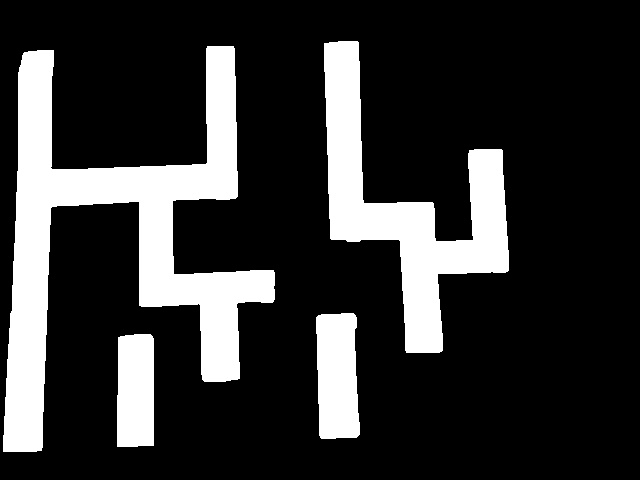
#> input picture Maze_soln/files/maze/frame_bkp.jpg, 640 x 480 px, given in place of frame.jpg, which was not available
$ python finder.py
#> lines starting #> are read from the running program, lines starting #| are printed output that depends on the picture; after the words box and inside, x2 and y2 are one past the last pixel; in counts of white or black regions, pixels touching at a corner belong together; pictures that were not available may be replaced by others from this repository, and a replacement may not be noted
### Maze_soln/files/maze/grid.py
import cv2
import numpy as np

class gridmaker:
    def __init__(self,s):
#> called with s = 13
        self.s=s
        self.img=cv2.imread("E:/Python_Projects/Maze_soln/files/maze/frame.jpg",0)
#> self.img is the input picture: shape (480, 640); min 0, max 255, mean 52
        self.h,self.w=self.img.shape
#> self.h = 480; self.w = 640
        self.grid=np.zeros(shape=(60,60))
    def iswhite(self,a,b,block):
        h,w=block.shape
        #print("iswhite="+str(a)+",,"+str(b))
        count=0
        for i in range(b,b+20):
            for j in range(a,a+20):
                if(i<self.h and j<self.w):
                    if(block[i][j]>0):
                        count=count+1
        if(count>255):
            return True
        return False


    def returnGrid(self):
        for i in range(0,self.w,self.s):
            for j in range(0,self.h,self.s):
                if(self.iswhite(i,j,self.img)):
                    #print ("i="+str(i)+"j="+str(j))
                    self.grid[int(j/self.s)][int(i/self.s)]=1
                    #cv2.rectangle(self.img,(i,j),(i+self.s,j+self.s),(255,0,0),-1)
                #else:
                    #cv2.rectangle(frame,(i,j),(i+self.s,j+self.s),(255,0,0),1)

        return self.grid

### Maze_soln/files/maze/pathsolver.py
import numpy as np
import matplotlib.pyplot as plt
import heapq

class solver:
    def __init__(self):
        pass

    def hue(self,a,b):
        return np.sqrt((a[0]-b[0])**2 + (a[1]-b[1])**2)

    def astar(self,start,end,grid):
        neighbours=[(0,1),(0,-1),(1,0),(-1,0),(1,1),(1,-1),(-1,1),(-1,-1)]
        heap=[]
        closed_list=set()
        gscore={start:0}
        fscore={start:self.hue(start,end)}
        parent={}
        heapq.heappush(heap,(fscore[start],start))
        while heap:
            current=heapq.heappop(heap)[1]
            closed_list.add(current)
            if(current==end):
                data=[]
                while current in parent:
                    data.append(current)
                    current=parent[current]
                return data

            for i,j in neighbours:
                neighbour=current[0]+i,current[1]+j
                tgscore=gscore[current]+self.hue(current,neighbour)
                if 0<=neighbour[0]<grid.shape[0]:
                    if 0<=neighbour[1]<grid.shape[1]:
                        if grid[neighbour[0]][neighbour[1]]:
                            continue
                    else:
                        continue
                else:
                    continue
                if neighbour in closed_list and tgscore>=gscore.get(neighbour,0):
                    continue
                if tgscore<gscore.get(neighbour,0) or neighbour not in [i[1] for i in heap]:
                    parent[neighbour]=current
                    gscore[neighbour]=tgscore
                    fscore[neighbour]=tgscore+self.hue(neighbour,end)
                    heapq.heappush(heap,(fscore[neighbour],neighbour))

        return False

### Maze_soln/files/maze/finder.py
import cv2
import numpy as np
from grid import gridmaker
import matplotlib.pyplot as plt
from pathsolver import solver
devider=13
cell_factor=0.042 #25/640=0.042
obj=gridmaker(devider)
solve=solver()
font = cv2.FONT_HERSHEY_SIMPLEX
map_img=cv2.imread('E:/Python_Projects/Maze_soln/files/waear_house/warehouse-layout1.png')
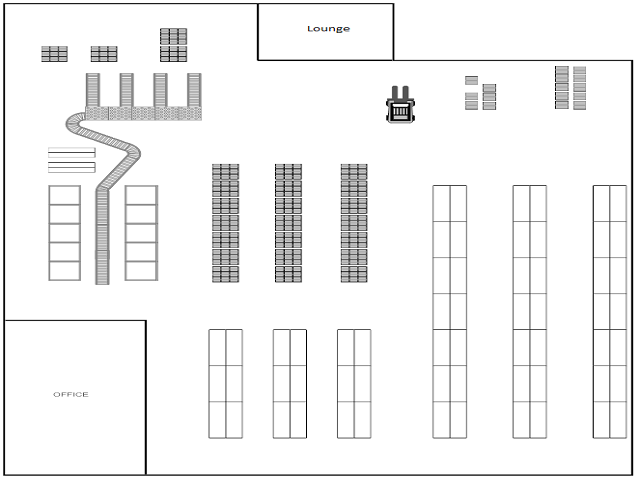
#> input picture Maze_soln/files/waear_house/warehouse-layout1.png, 640 x 480 px, found by its file name
#> map_img is the input picture: shape (480, 640, 3); mean B, G, R 242, 242, 242
cv2.putText(map_img, 'L=25 m , W=20 m', (400,20), font, 0.5, (250, 100, 125), 2, cv2.LINE_4)
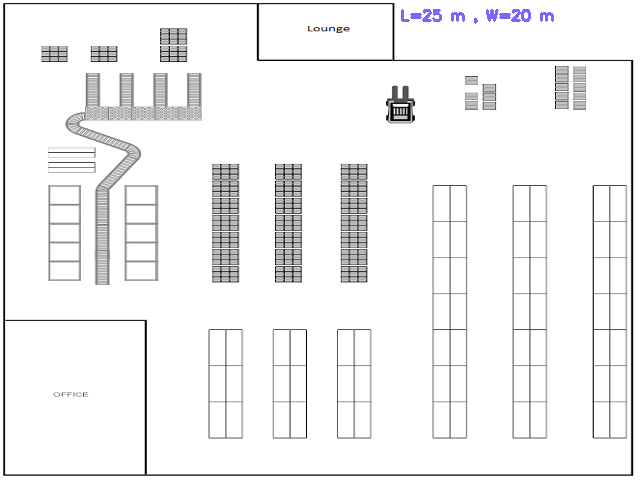
#> map_img: shape (480, 640, 3); 0.27% of pixels changed, all inside (x1, y1, x2, y2) = (401, 9, 554, 24)

def line(route):
    xc=[]
    yc=[]
    for i in (range(0,len(route))):
        x=route[i][0]
        y=route[i][1]
        print ("x="+str(x)+" y="+str(y))
        xc.append(x)
        yc.append(y)

    return xc,yc
def drawpath(xc,yc):
    i=0
    print (xc)
    print (len(xc))
    for x in range(len(xc)-1):
         print (i)
         if(i==0):
          print ("drawn circle")
          image1 = cv2.circle(map_img,(yc[i]*devider,xc[i]*devider), radius=10, color=(0, 0, 255), thickness=-1)
         elif (i==(len(xc)-2)):
           image1 = cv2.circle(map_img,(yc[i+1]*devider,xc[i+1]*devider), radius=10, color=(0, 0, 255), thickness=-1)

         image1 = cv2.line(map_img,(yc[i]*devider,xc[i]*devider), (yc[i+1]*devider,xc[i+1]*devider), color=(0, 255, 0), thickness=4)
         cv2.putText(map_img, 'Distance = '+str(len(xc)*devider*cell_factor)+" m", (400,40), font, 0.5, (250, 100, 125), 2, cv2.LINE_4)
         i+=1
    return image1


# [16 lines of commented-out code are left out]

def main():
    print  ("in main")

    frame=cv2.imread('E:/Python_Projects/Maze_soln/files/waear_house/warehouse_edit2.png')
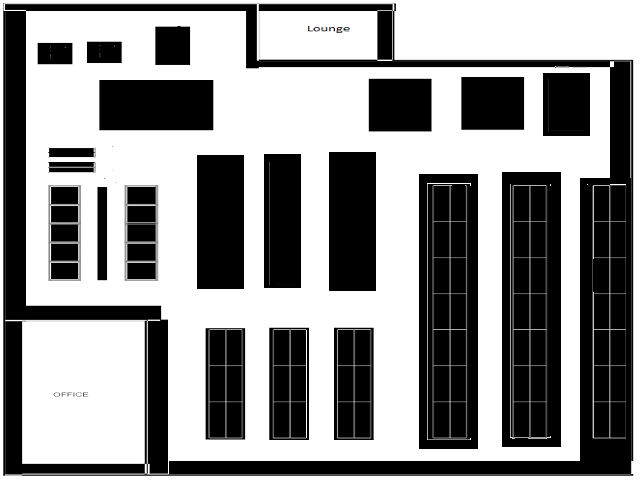
#> input picture Maze_soln/files/waear_house/warehouse_edit2.png, 640 x 480 px, found by its file name
#> frame is the input picture: shape (480, 640, 3); mean B, G, R 144.8, 144.8, 144.8
    frame=cv2.cvtColor(frame,cv2.COLOR_BGR2GRAY)
#> frame: shape (480, 640)
    th,frame=cv2.threshold(frame,100,255,cv2.THRESH_BINARY)
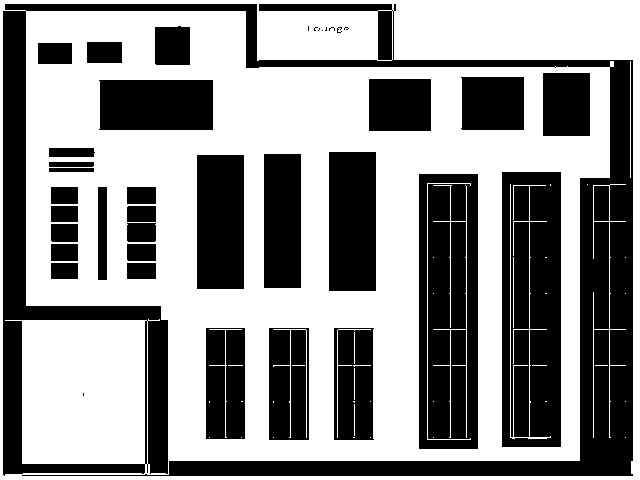
#> frame: shape (480, 640); 57% white; 40 black regions (9 under 20 px), largest, box (x1, y1, x2, y2) and area: (3, 4, 633, 476) 46364, (502, 172, 561, 447) 15271, (419, 174, 478, 449) 15251
    frame=cv2.bitwise_not(frame)
    frame=cv2.dilate(frame,None,iterations=5)
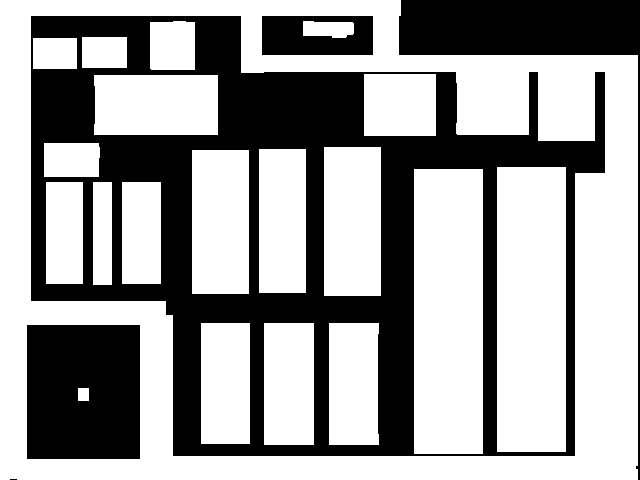
#> frame: shape (480, 640); 62% white; 5 black regions (1 under 20 px), largest, box (x1, y1, x2, y2) and area: (31, 16, 605, 456) 84045, (27, 325, 140, 459) 14999, (399, 0, 640, 480) 14079, (262, 16, 373, 55) 3584
    cv2.imwrite("frame.jpg",frame)
    #cv2.imshow("thresh img ",frame)


    global obj,solve
    fig,ax=plt.subplots()
    grid=obj.returnGrid()
#> after the loop in returnGrid, `for i in range(0,self.w,self.s):`:
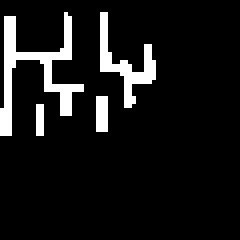
#> self.grid: shape (60, 60) float64 (shown 4 times larger); values 0 (black) and 1 (white), 9% white in thin lines or dots, all inside (x1, y1, x2, y2) = (0, 3, 39, 34)
    ax.imshow(grid,cmap=plt.cm.Spectral)
    plt.show()
    count=0
    while (count <5):
     print("enter start point")
     s1=int(input())
#> the answer given: 3
     s2=int(input())
#> the answer given: 3
     start=(s1,s2)
     print("enter end point")
     s1=int(input())
#> the answer given: 3
     s2=int(input())
#> the answer given: 3
     end=(s1,s2)
     route=solve.astar(start,end,grid)
     if(route==False):
         print("No path")
         return 0
     route+=[start]
     route=route[::-1]

     xc,yc=line(route)
     path_img=drawpath (xc,yc)
#| [3]
#| 1
     cv2.imshow("path ",path_img)
     fig,ax=plt.subplots()
     ax.imshow(grid,cmap=plt.cm.Spectral)
     ax.plot(yc,xc,color="black")
     ax.scatter(start[1],start[0])
     ax.scatter(end[1],end[0])
     plt.show()
     count+=1
if(__name__=="__main__"):
#> (the run stopped early here; a loop or call above may not have finished)
